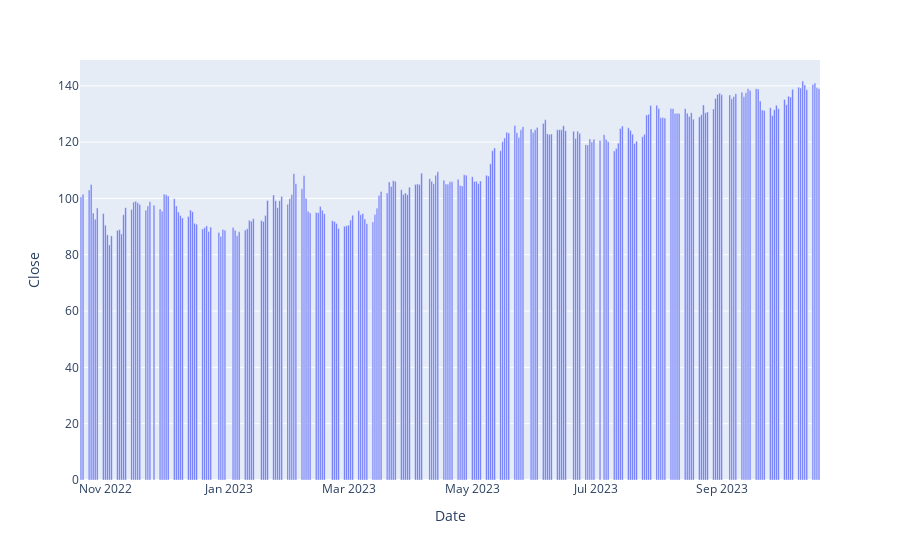

The code cell stored with this chart in its notebook:
### Markdown cell above
## Bar Plot

### Code cell
figure = px.bar(data, x = "Date", y= "Close") 
# data is Goodle stock data, Date is the time between today and 1 year ago, 
# y is the closing pice on a particular date
# px is the plotly library 
figure.show()

# the figure is a Price v/s Time graph

### Figure 1 — Plotly figure (JSON) as saved in the notebook; plotly's stock layout.template omitted (floating-point values rounded to 4 significant figures; data arrays with more than 128 entries replaced by an {"elided": "..."} marker saying what was removed)
{"data": [{"alignmentgroup": "True", "hovertemplate": "Date=%{x}<br>Close=%{y}<extra></extra>", "legendgroup": "", "marker": {"color": "#636efa", "pattern": {"shape": ""}}, "name": "", "offsetgroup": "", "orientation": "v", "showlegend": false, "textposition": "auto", "type": "bar", "x": {"elided": "251 str values"}, "xaxis": "x", "y": {"elided": "251 float values"}, "yaxis": "y"}], "layout": {"autosize": true, "barmode": "relative", "legend": {"tracegroupgap": 0}, "margin": {"t": 60}, "xaxis": {"anchor": "y", "autorange": true, "domain": [0, 1], "range": ["2022-10-19 12:00", "2023-10-19 12:00"], "title": {"text": "Date"}, "type": "date"}, "yaxis": {"anchor": "x", "autorange": true, "domain": [0, 1], "range": [0, 149.2], "title": {"text": "Close"}, "type": "linear"}}}
